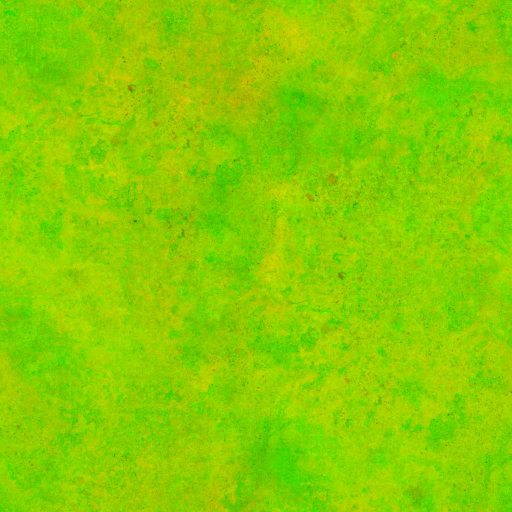
#> input picture assets/tex/aerial_grass_rock_arm.jpg, 1024 x 1024 px, given in place of concrete_wall_003_diff.jpg, which was not available (shown at 1/2 size)
$ python gen_tex_array.py ../assets/tex
#> lines starting #> are read from the running program, lines starting #| are printed output that depends on the picture
"""Собирает текстуры склеенных мешей (Geo) в массивы текстур: assets/tex_arr/geo_{diff,arm,nor}.jpg
(слои друг под другом) + .import для импорта как Texture2DArray (VRAM-сжатие, мипмапы).

Один материал-массив вместо материала на текстуру: район (база, деревня) рисуется 2–4 вызовами вместо 12–25.
Порядок слоёв = Mats.ARR_LAYERS (последний — белый: плоские цвета «#rrggbb» берут оттенок из цвета вершин).
Запуск: python -I tools/gen_tex_array.py <путь к проекту>
"""
import os
import sys

from PIL import Image

LAYERS = [
    "concrete_wall_003", "concrete_floor_worn_001", "worn_cracked_plaster", "corrugated_iron_02",
    "rusty_metal_02", "container_side", "metal_plate", "wood_planks_grey", "asphalt_02", "hessian_230",
    "green_metal_rust", "rock_boulder_dry", "bark_brown_02", "white",
]
SIZE = 1024
# белый слой: альбедо белое, ORM = (AO 1, шероховатость 0.9, металл 0), нормаль плоская
WHITE = {"diff": (255, 255, 255), "arm": (255, 230, 0), "nor": (128, 128, 255)}

IMPORT = """[remap]

importer="2d_array_texture"
type="CompressedTexture2DArray"

[params]

compress/mode=2
compress/high_quality=false
compress/lossy_quality=0.7
compress/hdr_compression=1
compress/channel_pack=0
mipmaps/generate=true
mipmaps/limit=-1
slices/horizontal=1
slices/vertical={n}
"""


def main() -> None:
    root = sys.argv[1]
    out_dir = os.path.join(root, "assets", "tex_arr")
    os.makedirs(out_dir, exist_ok=True)
    for kind in ("diff", "arm", "nor"):
        img = Image.new("RGB", (SIZE, SIZE * len(LAYERS)))
#> img: PIL image 1024x14336 RGB; every value is 0
        for i, name in enumerate(LAYERS):
            if name == "white":
                layer = Image.new("RGB", (SIZE, SIZE), WHITE[kind])
            else:
                layer = Image.open(os.path.join(root, "assets", "tex", f"{name}_{kind}.jpg")).convert("RGB")
#> layer is the input picture: PIL image 1024x1024 RGB; mean R, G, B 136.5, 206.2, 2.1
                if layer.size != (SIZE, SIZE):
                    layer = layer.resize((SIZE, SIZE), Image.LANCZOS)
            img.paste(layer, (0, i * SIZE))
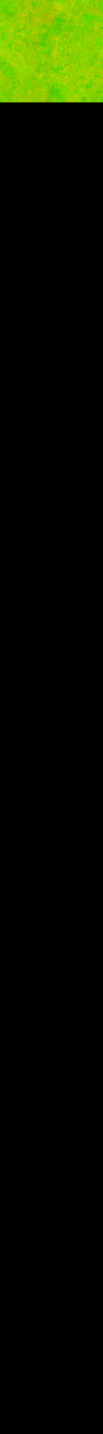
#> img: PIL image 1024x14336 RGB (shown at 1/10 size); mean R, G, B 9.8, 14.7, 0.1
        path = os.path.join(out_dir, f"geo_{kind}.jpg")
        img.save(path, quality=93)
        imp = path + ".import"
        # .import пишем только если его нет: Godot дописывает в него uid и пути, перезапись сбила бы их
        if not os.path.exists(imp):
            with open(imp, "w", encoding="utf-8") as f:
                f.write(IMPORT.format(n=len(LAYERS)))
        print(path, img.size)


if __name__ == "__main__":
#> (the run stopped early here; a loop or call above may not have finished)

$ run again, on assets/tex/bark_brown_02_arm.jpg
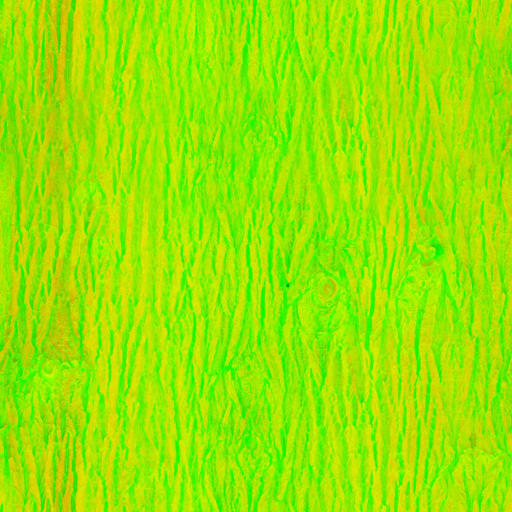
#> input picture assets/tex/bark_brown_02_arm.jpg, 1024 x 1024 px, given in place of concrete_wall_003_diff.jpg, which was not available (shown at 1/2 size)
#> in main, layer is the input picture: PIL image 1024x1024 RGB; mean R, G, B 149.9, 230.1, 2
#> in main, `img.paste(layer, (0, i * SIZE))`:
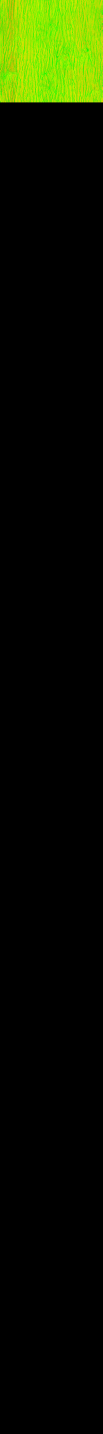
#> img: PIL image 1024x14336 RGB (shown at 1/10 size); mean R, G, B 10.7, 16.4, 0.1
